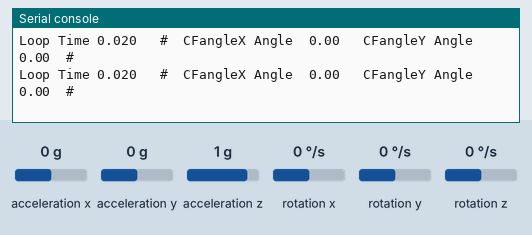
Bench run of a program on a simulated Raspberry Pi Pico running MicroPython. Parts: the last lines printed to the serial console. The inputs (shaded band) are chosen by the test bench; at power-on: acceleration x 0 g, acceleration y 0 g, acceleration z 1 g, rotation x 0 °/s, rotation y 0 °/s, rotation z 0 °/s.

Above: at 1.2 s.
1.3 s: acceleration x set to -1.4 g
At 2.1 s:
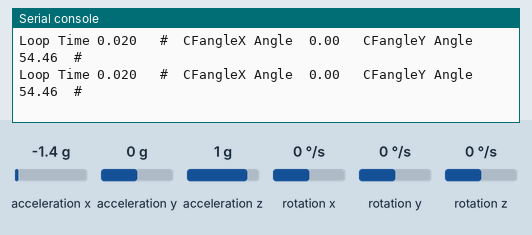
2.8 s: acceleration y set to -1.4 g
At 3.5 s:
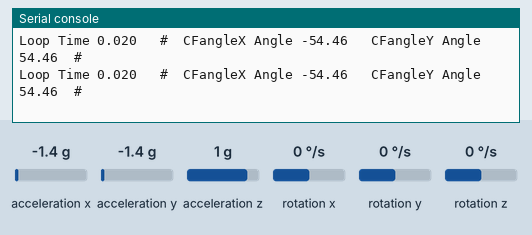
4.3 s: acceleration x set to 0 g
At 5.0 s:
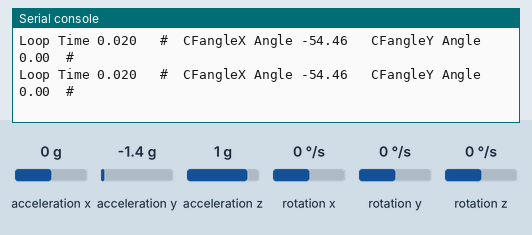
5.8 s: acceleration z set to -1.4 g
At 6.4 s:
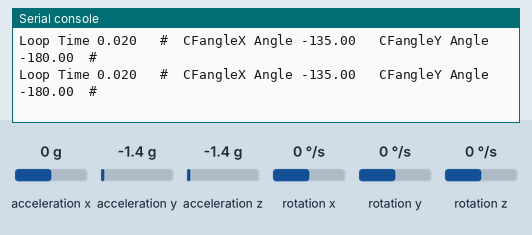
7.3 s: rotation x set to -192 °/s
At 7.9 s:
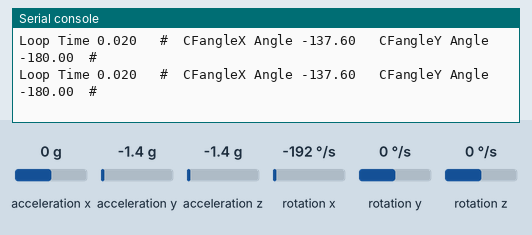
Timing chart, 0 to 9.8 s (numbered marks = the images above; inputs shaded):
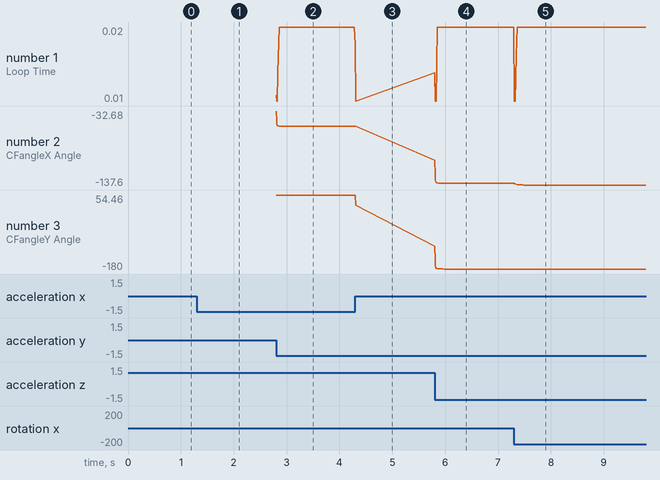

Measured:
- after the input at 1.3 s, the serial console: prints a new line at once (image 1)
- after the input at 2.8 s, the serial console: prints a new line at once (image 2)
- after the input at 4.3 s, the serial console: prints a new line at once (image 3)
- after the input at 5.8 s, the serial console: prints a new line at once (image 4)
- after the input at 7.3 s, the serial console: prints a new line at once (image 5)
- plotted number 2: -54.46 → -135 after the input at 5.8 s, -135 → -137.6 after the input at 7.3 s
- plotted number 3: 54.46 → 21.78 after the input at 4.3 s, 21.78 → -180 after the input at 5.8 s

The program:

BerryIMU.py
```python
# (licence header left out)
import utime
import math
from LSM6DSL import *
import machine

#Comment out one of the below lines
#import IMU_SPI as IMU
import IMU_I2C as IMU


RAD_TO_DEG = 57.29578
M_PI = 3.14159265358979323846
G_GAIN = 0.070  # [deg/s/LSB]  If you change the dps for gyro, you need to update this value accordingly
AA =  0.40      # Complementary filter constant

gyroXangle = 0.0
gyroYangle = 0.0
gyroZangle = 0.0
CFangleX = 0.0
CFangleY = 0.0


IMU.initIMU()       #Initialise the accelerometer, gyroscope and compass


a = utime.ticks_us()

while True:


    #Read the accelerometer,gyroscope and magnetometer values
    ACCx = IMU.readACCx()
    ACCy = IMU.readACCy()
    ACCz = IMU.readACCz()
    GYRx = IMU.readGYRx()
    GYRy = IMU.readGYRy()
    GYRz = IMU.readGYRz()

    b = utime.ticks_us() - a
    a = utime.ticks_us()
    LP = b/(1000000*1.0)
    outputString = "Loop Time %5.3f " % ( LP )


    #Convert Gyro raw to degrees per second
    rate_gyr_x =  GYRx * G_GAIN
    rate_gyr_y =  GYRy * G_GAIN
    rate_gyr_z =  GYRz * G_GAIN


    #Calculate the angles from the gyro.
    gyroXangle+=rate_gyr_x*LP
    gyroYangle+=rate_gyr_y*LP
    gyroZangle+=rate_gyr_z*LP


    #Convert Accelerometer values to degrees
    AccXangle =  (math.atan2(ACCy,ACCz)*RAD_TO_DEG)
    AccYangle =  (math.atan2(ACCz,ACCx)+M_PI)*RAD_TO_DEG

    #convert the values to -180 and +180
    if AccYangle > 90:
        AccYangle -= 270.0
    else:
        AccYangle += 90.0


    #Complementary filter used to combine the accelerometer and gyro values.
    CFangleX=AA*(CFangleX+rate_gyr_x*LP) +(1 - AA) * AccXangle
    CFangleY=AA*(CFangleY+rate_gyr_y*LP) +(1 - AA) * AccYangle


    if 0:                       #Change to '0' to stop showing the angles from the accelerometer
        outputString += "#  ACCX Angle %5.2f ACCY Angle %5.2f  #  " % (AccXangle, AccYangle)

    if 0:                       #Change to '0' to stop  showing the angles from the gyro
        outputString +="\t# GRYX Angle %5.2f  GYRY Angle %5.2f  GYRZ Angle %5.2f # " % (gyroXangle,gyroYangle,gyroZangle)

    if 1:                       #Change to '0' to stop  showing the angles from the complementary filter
        outputString +="\t#  CFangleX Angle %5.2f   CFangleY Angle %5.2f  #" % (CFangleX,CFangleY)


    print(outputString)
```

LSM6DSL.py
```python
LSM6DSL_ADDRESS          =  0x6A

LSM6DSL_WHO_AM_I         =  0x0F
LSM6DSL_RAM_ACCESS       =  0x01
LSM6DSL_CTRL1_XL         =  0x10
LSM6DSL_CTRL8_XL         =  0x10
LSM6DSL_CTRL2_G          =  0x11
LSM6DSL_CTRL10_C         =  0x19
LSM6DSL_TAP_CFG1         =  0x58
LSM6DSL_INT1_CTR         =  0x0D
LSM6DSL_CTRL3_C          =  0x12
LSM6DSL_CTRL4_C          =  0x13

LSM6DSL_STEP_COUNTER_L       =  0x4B
LSM6DSL_STEP_COUNTER_H       =  0x4C

LSM6DSL_OUTX_L_XL        =  0x28
LSM6DSL_OUTX_H_XL        =  0x29
LSM6DSL_OUTY_L_XL        =  0x2A
LSM6DSL_OUTY_H_XL        =  0x2B
LSM6DSL_OUTZ_L_XL        =  0x2C
LSM6DSL_OUTZ_H_XL        =  0x2D

LSM6DSL_OUT_L_TEMP       =  0x20
LSM6DSL_OUT_H_TEMP       =  0x21

LSM6DSL_OUTX_L_G         =  0x22
LSM6DSL_OUTX_H_G         =  0x23
LSM6DSL_OUTY_L_G         =  0x24
LSM6DSL_OUTY_H_G         =  0x25
LSM6DSL_OUTZ_L_G         =  0x26
LSM6DSL_OUTZ_H_G         =  0x27

LSM6DSL_TAP_CFG          =  0x58
LSM6DSL_WAKE_UP_SRC      =  0x1B
LSM6DSL_WAKE_UP_DUR      =  0x5C
LSM6DSL_FREE_FALL        =  0x5D
LSM6DSL_MD1_CFG          =  0x5E
LSM6DSL_MD2_CFG          =  0x5F
LSM6DSL_WAKE_UP_SRC      =  0x1B
LSM6DSL_TAP_THS_6D       =  0x59
LSM6DSL_INT_DUR2         =  0x5A
LSM6DSL_WAKE_UP_THS      =  0x5B
LSM6DSL_FUNC_SRC1        =  0x53
```

IMU_I2C.py
```python
from LSM6DSL import *
import machine

sda=machine.Pin(0)
scl=machine.Pin(1)
i2c=machine.I2C(0,sda=sda, scl=scl, freq=100000)


def writeReg(reg_address, data):
        res = bytearray(2)
        i2c.writeto_mem(LSM6DSL_ADDRESS, reg_address, bytes([data]))

def readReg(reg_address):
        res = i2c.readfrom_mem(LSM6DSL_ADDRESS, reg_address, 1)
        return res

def readACCx():
    acc_l = readReg( LSM6DSL_OUTX_L_XL)
    acc_h = readReg( LSM6DSL_OUTX_H_XL)
    acc_combined = (ord(acc_l) | ord(acc_h) <<8) #ord is to get int representation from a byte
    return acc_combined  if acc_combined < 32768 else acc_combined - 65536

def readACCy():
    acc_l = readReg( LSM6DSL_OUTY_L_XL)
    acc_h = readReg( LSM6DSL_OUTY_H_XL)
    acc_combined = (ord(acc_l) | ord(acc_h) <<8) #ord is to get int representation from a byte
    return acc_combined  if acc_combined < 32768 else acc_combined - 65536

def readACCz():
    acc_l = readReg( LSM6DSL_OUTZ_L_XL)
    acc_h = readReg( LSM6DSL_OUTZ_H_XL)
    acc_combined = (ord(acc_l) | ord(acc_h) <<8) #ord is to get int representation from a byte
    return acc_combined  if acc_combined < 32768 else acc_combined - 65536

def readGYRx():
    gyr_l = readReg(LSM6DSL_OUTX_L_G)
    gyr_h = readReg(LSM6DSL_OUTX_H_G)
    gyr_combined = (ord(gyr_l) | ord(gyr_h) <<8) #ord is to get int representation from a byte
    return gyr_combined  if gyr_combined < 32768 else gyr_combined - 65536

def readGYRy():
    gyr_l = readReg(LSM6DSL_OUTY_L_G)
    gyr_h = readReg(LSM6DSL_OUTY_H_G)
    gyr_combined = (ord(gyr_l) | ord(gyr_h) <<8) #ord is to get int representation from a byte
    return gyr_combined  if gyr_combined < 32768 else gyr_combined - 65536

def readGYRz():
    gyr_l = readReg(LSM6DSL_OUTZ_L_G)
    gyr_h = readReg(LSM6DSL_OUTZ_H_G)
    gyr_combined = (ord(gyr_l) | ord(gyr_h) <<8) #ord is to get int representation from a byte
    return gyr_combined  if gyr_combined < 32768 else gyr_combined - 65536

def initIMU():
    print(i2c.scan())
    #initialise the accelerometer
    writeReg(LSM6DSL_CTRL1_XL,0b10011111)           #ODR 3.33 kHz, +/- 8g , BW = 400hz
    writeReg(LSM6DSL_CTRL8_XL,0b11001000)           #Low pass filter enabled, BW9, composite filter
    writeReg(LSM6DSL_CTRL3_C,0b01000100)            #Enable Block Data update, increment during multi byte read

    #initialise the gyroscope
    writeReg(LSM6DSL_CTRL2_G,0b10011100)#ODR 3.3 kHz, 2000 dps
```
